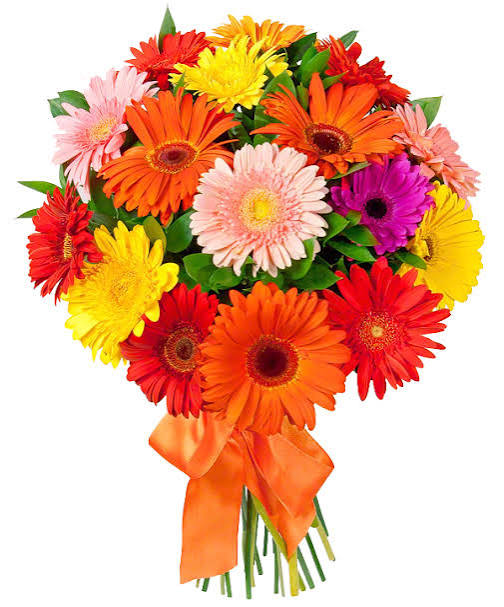
#> input picture task_2/subtask_2/images.jpg, 504 x 607 px, found by its file name
$ python pil.py
#> lines starting #> are read from the running program, lines starting #| are printed output that depends on the picture
from PIL import Image

def main():
    image = Image.open(r"C:\Users\mohamed\AUR-Training-26\.vscode\task_2\subtask_2\images.jpg")
#> image is the input picture: PIL image 504x607 RGB; mean R, G, B 229.8, 175.4, 146.1
    bw_image = image.convert("L") #converts rgb to greyscale
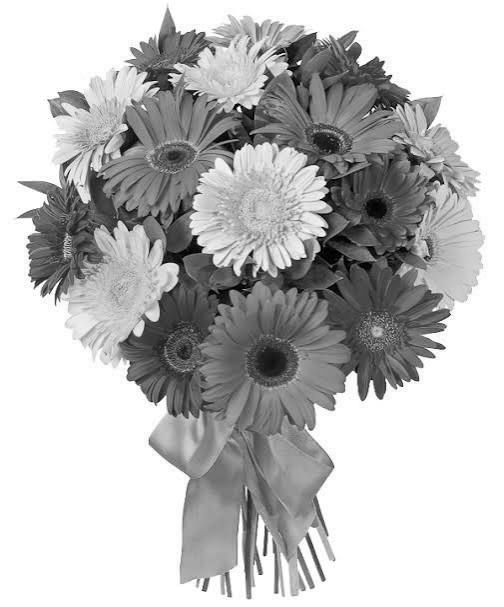
#> bw_image: PIL image 504x607 L; min 0, max 255, mean 188.3
    bw_image.show()

main()

#the program couldn't find the image file even though it is in the same directory as the python code , so i copied the path of the image
